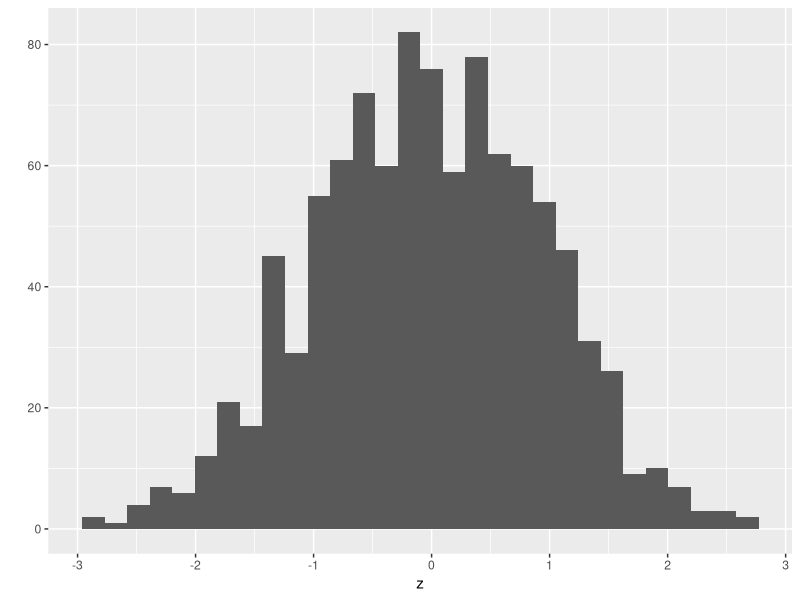

Source code (R): (Note: this script raises an error after producing the figure.)
#more functions with atomic vectors
#06 Feb 2020


# Manipulating Atomic Vectors -------------------------------------------------------------------------

#create an empty vector specifiy its mode and length 
z <- vector(mode="numeric", length = 0)
z <- c(z,5)
print(z)
#dynamic sizing don't do this in R

#preallocate space to a vector 
z <- rep(0,100) #repeats the number 0 100 times 
head(z) #gives first few numbers in sequence

# fill with NA values
z <- rep(NA,100)
print(z)
typeof(z)
z[1] <- "Washington" #changes first z character to "Washington"
typeof(z)
head(z)

v_size <- 100
my_vector <- runif(v_size) #random uniform with 100
my_names <- paste("Species", seq(1:length(my_vector)),sep="") #creates a list of 100 species with labels from 1-100
print(my_names)
names(my_vector) <- my_names
head(my_vector) #takes random numbers generated from 1-100 and matches them up with each of the 100 species names 

# Rep Functions -------------------------------------------------------------------------

#Rep function for repeating elements
rep(0.5,6) #repeats 0.5 6 times 
rep(x=0.5, times=6) #makes the code more readable
rep(times=6, x=0.5) #works the same as above as long as they are labeled 
my_vec <- c(1,2,3)
rep(x=my_vec, times=2) #repeats my_vec (1,2,3) twice 
rep(x=my_vec, each=2) #repeats each element of the vector twice
rep(x=my_vec, times=my_vec) 
rep(x=my_vec, each=my_vec) #no constant for each term, instead uses vector


# Seq functions -----------------------------------------------------------

seq(from=2, to=4) #sequence from 2 to 4 (2,3,4)
2:4 #does same thing
`:`(2,4)
seq(from=2, to=4, by=0.5) #in increments of 0.5
x <- seq(from=2, to=4, length=7) #creates 7 elements from 2 to 4
print(x)
my_vec <- 1:length(x)
print(my_vec)
seq_along(my_vec)


# Random Number Generator -------------------------------------------------

runif(5)
runif(n=5, min=100, max=110) #generates 5 random numbers between 100 and 110
rnorm(6) # 6 random normal numbers with mean 0 and s.d. 1
rnorm(n=5,mean=100,sd=30)

library(ggplot2)
z <- rnorm(1000)
qplot(x=z) #x axis is plot of random numbers, y is number of each type


# use sample function to draw random values from an existing vector 
long_vec <- seq_len(10)
print(long_vec)
sample(x=long_vec) #reshuffles all of the elements (sampling without replacement)
sample(x=long_vec, size=3) #pulls three random values from vector w/o replacement
sample(x=long_vec, size=16, replace=TRUE) #pulls out 16 elements with replacement (takes some twice)
my_weights <- c(rep(20,5), rep(100,5)) #repeats 20 5 times and 100 5 times in a single vector 
print(my_weights)
sample(x=long_vec,replace = TRUE,prob=my_weights) #last numbers are sampled more frequently because they hold more weight (100 vs. 20)


# Subsetting Atomic Vectors -----------------------------------------------

z <- c(3.1,9.2,1.3,0.4,7.5)

#subset with positive index values 
z[c(2,3)] #pulls out the 2nd and 3rd elements from the list 

#subset with negative index values
z[-c(1,5)] #gives us the 2,3,4 elements

#create a logical vector of conditions for subsetting
z[z<3] #gives elements with values less than 3

tester <- z<3
print(tester)
z[tester] #same as above code

#which function to find slots
which(z<3) #gives positions where numbers are less than three
z[which(z<3)]

#use length for relative positioning
z[-c(length(z): (length(z)-2))] #strips out last two elements

#also subset using named vector elements
names(z) <- letters[1:5] 
z #attaches a letter to each number in z
z[c("b","b")]


# Relational Operators ----------------------------------------------------
# < less than
# > greater than
# <= less than or equal 
# >= greater than or equal 
# == two elements are equal 


# Logical Operators -------------------------------------------------------

# ! NOT
# & "and" operator- applies to a vector 
# | "or" for a vector 
# xor(a,b) = a or b but not a and b 
# && and (first element) 

x <- 1:5
y <- c(1:3,7,7)
x ==2
x !=2

x==1 & y==7 #no pair of elements that meets both conditions (x is 1 and y is 7)
x==1|y==7 #x is 1 or y is 7
x==3|y==3
xor(x==3,y==3) 
x==3 && y==3 #only looking at the first element in each vector 


# Subscripting with missing values ----------------------------------------

set.seed(90)
z <- runif(10)
z
z <0.5
z[z<0.5]
which(z<0.5)
z[which(z<0.5)]

zD <- c(z,NA,NA)
zD
zD[zD<0.5]
zD[which(zD<0.5)] #drops missing values with which function 

